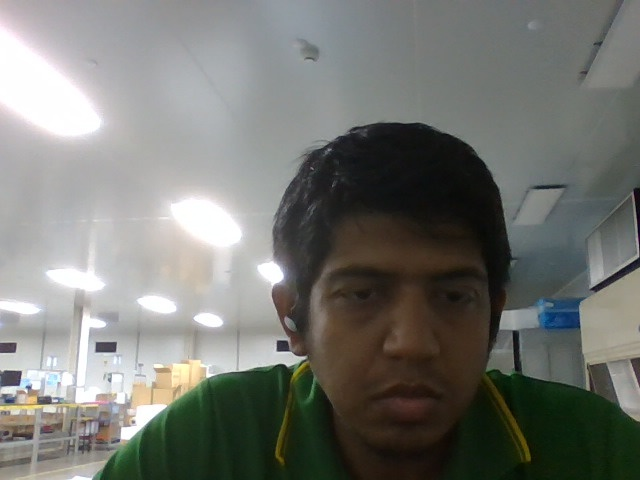
#> input picture dip_snapshot.jpg, 640 x 480 px
$ python preprocess_image.py
#> lines starting #> are read from the running program, lines starting #| are printed output that depends on the picture; after the words box and inside, x2 and y2 are one past the last pixel; in counts of white or black regions, pixels touching at a corner belong together
import cv2

# 1. Load the saved snapshot
img = cv2.imread("dip_snapshot.jpg")
#> img is the input picture: shape (480, 640, 3); mean B, G, R 113.7, 118.7, 117.3
if img is None:
    print("Error: could not read dip_snapshot.jpg")
    exit()

# 2. Convert to grayscale
gray = cv2.cvtColor(img, cv2.COLOR_BGR2GRAY)
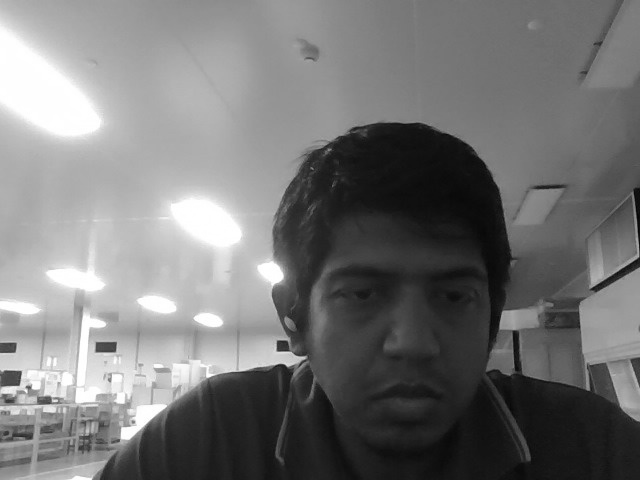
#> gray: shape (480, 640); min 1, max 255, mean 117.7

# 3. Apply binary thresholding (invert so switches appear white)
_, thresh = cv2.threshold(gray, 127, 255, cv2.THRESH_BINARY_INV)
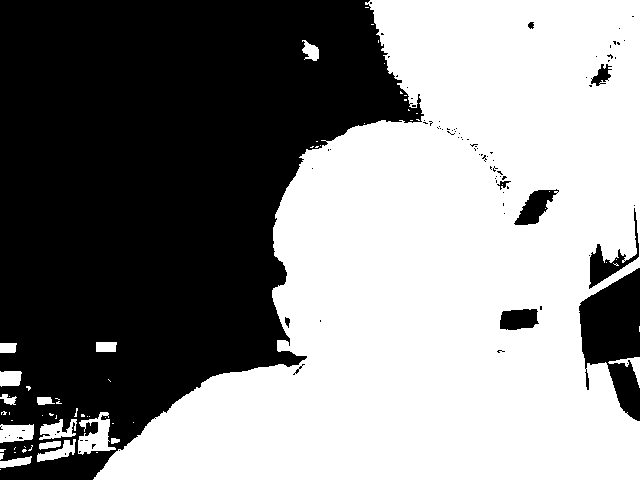
#> thresh: shape (480, 640); 54.1% white; 93 black regions (83 under 20 px), largest, box (x1, y1, x2, y2) and area: (0, 0, 424, 480) 132144, (579, 268, 640, 421) 5734, (589, 208, 639, 289) 925

# 4. Save and display
cv2.imwrite("dip_preprocessed.jpg", thresh)
cv2.imshow("Preprocessed", thresh)
print("Saved preprocessed image as dip_preprocessed.jpg")
cv2.waitKey(0)
cv2.destroyAllWindows()
